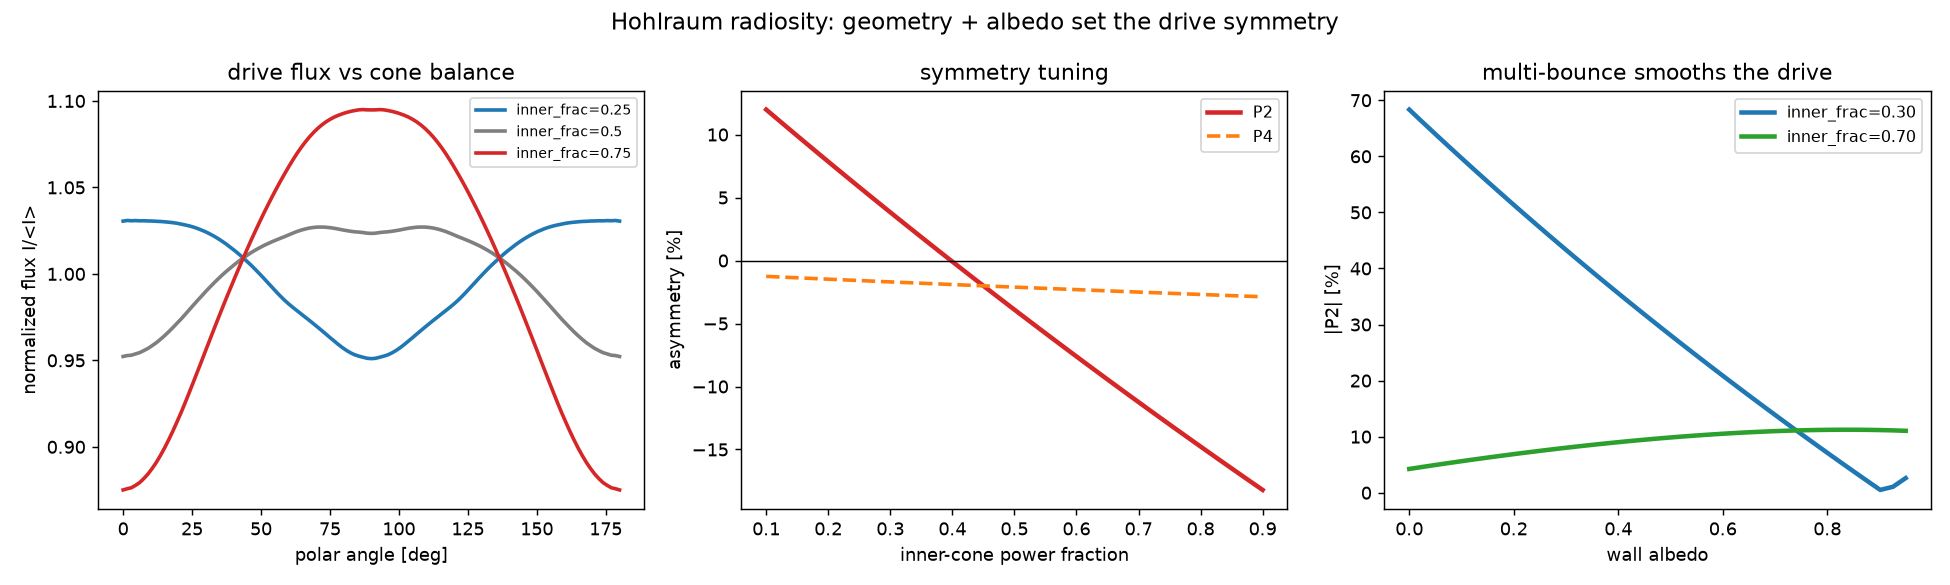

Write the Python code that produced this figure.
r"""
Hohlraum radiation symmetry from a multi-bounce (radiosity) view-factor solve.

hohlraum_asymmetry.py needs a map  geometry -> drive-flux asymmetry a_l.  This
computes it from the actual radiation transport inside the hohlraum.

Picture: a gold cylinder (radius R_h, half-length H) with a laser-entrance hole
(LEH, radius R_leh) at each end.  Laser cones deposit power on the wall -- inner
cones near the waist, outer cones near the LEH.  The wall is a near-blackbody
that RE-EMITS a fraction (the albedo, ~0.85) of every X-ray that lands on it, so
the radiation bounces many times before it escapes through an LEH or is absorbed
by the capsule.  That multi-bounce is what smooths the drive; a designer trades it
against LEH loss and cone pointing.

The transport is a radiosity problem.  Discretize the wall into axisymmetric
rings i with laser input E_i and total emitted power P_i:

    P_i = E_i + albedo * sum_j VF[j->i] P_j      (emit + reflect what arrives)

VF[j->i] is the ring-to-ring view factor (a radiative-exchange integral).  Solve
the linear system for P, get the equilibrium wall brightness B_i = P_i / A_i, and
integrate that brightness onto the capsule:

    I(theta) = sum(wall)  B * max(cosQ,0) * max(cosP,0) / (pi r^2) * dA
    I(theta) = I0 [ 1 + sum_n a_n P_n(cos theta) ]

symmetry(...) returns (a2, a4, a6).  Set albedo=0 to recover single-bounce (only
the raw laser spots drive the capsule -- very asymmetric); raise it and the cavity
smooths.

Run:  python3 hohlraum_viewfactor.py
Deps: numpy, scipy  (matplotlib only for the optional figure)
"""

import numpy as np
from scipy.special import eval_legendre

R_C = 1.0                   # capsule radius sets the length unit; only ratios matter

ALBEDO       = 0.85         # wall X-ray albedo (re-emission fraction)
Z_INNER_FRAC = 0.35         # inner-cone ring axial position on the cylinder (fraction of H)
RING_WIDTH   = 0.12         # Gaussian ring width (fraction of H for z, of R_h for r)

NOMINAL = dict(case_to_capsule=3.0, length_to_diameter=1.5,
               leh_radius_frac=0.50, inner_frac=0.50)


def _wall(geom, nz=60, nphi=48, nr=20):
    """Axisymmetric rings + their azimuthal element cloud.

    Returns rings = (rep_pos, rep_normal, area, E_laser) and
            elems = (pos, normal, dA, ring_index).
    """
    R_h = geom["case_to_capsule"] * R_C
    H   = geom["length_to_diameter"] * R_h
    R_leh = geom["leh_radius_frac"] * R_h
    inner_frac = float(np.clip(geom["inner_frac"], 0.0, 1.0))
    phi = (np.arange(nphi) + 0.5) * 2*np.pi/nphi
    cph, sph = np.cos(phi), np.sin(phi)

    rep_pos, rep_nrm, area, Elas = [], [], [], []
    e_pos, e_nrm, e_dA, e_ring = [], [], [], []
    ring = 0

    # cylinder rings (inner-cone laser deposited here)
    z = np.linspace(-H, H, nz); dz = z[1] - z[0]
    sz = RING_WIDTH * H
    g_in = np.exp(-((z - Z_INNER_FRAC*H)**2)/(2*sz**2)) + np.exp(-((z + Z_INNER_FRAC*H)**2)/(2*sz**2))
    g_in = g_in / g_in.sum()
    a_cyl = 2*np.pi*R_h*dz
    for k in range(nz):
        rep_pos.append([R_h, 0.0, z[k]]); rep_nrm.append([-1.0, 0.0, 0.0])
        area.append(a_cyl); Elas.append(inner_frac * g_in[k])
        e_pos.append(np.stack([R_h*cph, R_h*sph, np.full(nphi, z[k])], axis=1))
        e_nrm.append(np.stack([-cph, -sph, np.zeros(nphi)], axis=1))
        e_dA.append(np.full(nphi, a_cyl/nphi)); e_ring.append(np.full(nphi, ring, int))
        ring += 1

    # end-cap rings (outer-cone laser near the LEH heats the poles)
    r = np.linspace(R_leh, R_h, nr); dr = r[1] - r[0]
    sr = RING_WIDTH * R_h
    g_out = np.exp(-((r - (R_leh + 0.5*sr))**2)/(2*sr**2)); g_out = g_out / g_out.sum()
    for zc, ns in [(H, -1.0), (-H, 1.0)]:
        for m in range(nr):
            a_ann = 2*np.pi*r[m]*dr
            rep_pos.append([r[m], 0.0, zc]); rep_nrm.append([0.0, 0.0, ns])
            area.append(a_ann); Elas.append(0.5 * (1-inner_frac) * g_out[m])
            e_pos.append(np.stack([r[m]*cph, r[m]*sph, np.full(nphi, zc)], axis=1))
            e_nrm.append(np.tile([0.0, 0.0, ns], (nphi, 1)))
            e_dA.append(np.full(nphi, a_ann/nphi)); e_ring.append(np.full(nphi, ring, int))
            ring += 1

    rings = (np.array(rep_pos), np.array(rep_nrm), np.array(area), np.array(Elas))
    elems = (np.concatenate(e_pos), np.concatenate(e_nrm),
             np.concatenate(e_dA), np.concatenate(e_ring))
    return rings, elems


def _view_factor(rings, elems):
    """VF[j, i] = fraction of ring j's emission that lands on ring i."""
    rep_pos, rep_nrm, _, _ = rings
    e_pos, e_nrm, e_dA, e_ring = elems
    nring = rep_pos.shape[0]
    VF = np.zeros((nring, nring))
    for j in range(nring):
        d = e_pos - rep_pos[j]                       # rep_j -> every element
        r2 = np.einsum("ij,ij->i", d, d); r2 = np.where(r2 < 1e-12, np.inf, r2)
        r = np.sqrt(r2)
        cosQ = (d @ rep_nrm[j]) / r                  # emission at rep_j
        cosB = -np.einsum("ij,ij->i", d, e_nrm) / r  # incidence at element
        ker = np.clip(cosQ, 0, None) * np.clip(cosB, 0, None) / (np.pi * r2) * e_dA
        np.add.at(VF[j], e_ring, ker)                # aggregate onto target rings
    return VF


def _brightness(geom, nz=60, nphi=48, nr=20, albedo=ALBEDO):
    """Solve radiosity for the equilibrium wall brightness B (per ring)."""
    rings, elems = _wall(geom, nz, nphi, nr)
    _, _, area, E = rings
    VF = _view_factor(rings, elems)
    # total power: P = E + albedo * VF^T P
    P = np.linalg.solve(np.eye(len(E)) - albedo * VF.T, E)
    B = P / area                                     # brightness per unit area
    return B, elems


def flux_profile(geom, theta, albedo=ALBEDO):
    """Incident flux I(theta) on the capsule from the equilibrium wall brightness."""
    B, (e_pos, e_nrm, e_dA, e_ring) = _brightness(geom, albedo=albedo)
    S = B[e_ring]                                    # source brightness per element
    I = np.empty_like(theta)
    for k, th in enumerate(theta):
        P = R_C * np.array([np.sin(th), 0.0, np.cos(th)])
        nP = np.array([np.sin(th), 0.0, np.cos(th)])
        d = P - e_pos
        r2 = np.einsum("ij,ij->i", d, d); r = np.sqrt(r2)
        cosQ = np.einsum("ij,ij->i", d, e_nrm) / r
        cosP = -(d @ nP) / r
        ker = np.clip(cosQ, 0, None) * np.clip(cosP, 0, None) / (np.pi * r2) * e_dA
        I[k] = np.sum(S * ker)
    return I


def legendre_modes(theta, I, nmax=6):
    mu = np.cos(theta); w = np.sin(theta)
    c0 = np.trapezoid(I * w, theta)
    return {n: (2*n + 1) * np.trapezoid(I * eval_legendre(n, mu) * w, theta) / c0
            for n in range(1, nmax + 1)}


def symmetry(case_to_capsule=3.0, length_to_diameter=1.5,
             leh_radius_frac=0.50, inner_frac=0.50, albedo=ALBEDO, ntheta=61):
    """geometry -> (a2, a4, a6) drive-flux asymmetry amplitudes."""
    geom = dict(case_to_capsule=case_to_capsule, length_to_diameter=length_to_diameter,
                leh_radius_frac=leh_radius_frac, inner_frac=inner_frac)
    theta = np.linspace(1e-4, np.pi - 1e-4, ntheta)
    m = legendre_modes(theta, flux_profile(geom, theta, albedo=albedo))
    return m[2], m[4], m[6]


def report():
    print("=" * 66)
    print("  HOHLRAUM VIEW-FACTOR SYMMETRY  (multi-bounce radiosity)")
    print("=" * 66)
    a2, a4, a6 = symmetry(**NOMINAL)
    theta = np.linspace(1e-4, np.pi-1e-4, 61)
    m = legendre_modes(theta, flux_profile(dict(NOMINAL), theta))
    print(f"  nominal {NOMINAL}, albedo={ALBEDO}")
    print(f"    a2={a2*100:+6.2f}%   a4={a4*100:+6.2f}%   a6={a6*100:+6.2f}%")
    print(f"    odd-mode check (should ~0): a1={m[1]*100:+.1e}%  a3={m[3]*100:+.1e}%")
    print("-" * 66)
    print("  albedo -> multi-bounce smooths the drive (|a2| at fixed cone imbalance):")
    for alb in [0.0, 0.5, 0.8, 0.9, 0.95]:
        a2 = symmetry(inner_frac=0.30, albedo=alb)[0]
        print(f"    albedo = {alb:.2f}   a2(inner_frac=0.30) = {a2*100:+6.2f}%")
    print("-" * 66)
    print("  P2 vs inner/outer cone balance (the symmetry tuning knob):")
    for f in [0.2, 0.35, 0.5, 0.65, 0.8]:
        a2, a4, _ = symmetry(inner_frac=f)
        print(f"    inner_frac = {f:.2f}   a2 = {a2*100:+6.2f}%   a4 = {a4*100:+6.2f}%")
    print("-" * 66)
    print("  P2 vs LEH size (bigger hole -> colder poles):")
    for lrf in [0.35, 0.50, 0.65]:
        print(f"    leh_radius_frac = {lrf:.2f}   a2 = {symmetry(leh_radius_frac=lrf)[0]*100:+6.2f}%")
    fs = np.linspace(0.1, 0.9, 81)
    a2s = np.array([symmetry(inner_frac=f)[0] for f in fs])
    iz = np.argmin(np.abs(a2s))
    print("-" * 66)
    print(f"  symmetric drive (a2~0) at inner_frac = {fs[iz]:.3f}  (a2 = {a2s[iz]*100:+.2f}%)")
    print("=" * 66)


def make_figure(fname="hohlraum_viewfactor.png"):
    try:
        import matplotlib.pyplot as plt
    except Exception as e:
        print(f"[figure skipped: matplotlib unavailable -- {e}]")
        return
    theta = np.linspace(1e-4, np.pi-1e-4, 121)
    fig, ax = plt.subplots(1, 3, figsize=(15, 4.5))

    for f, col in [(0.25, "tab:blue"), (0.5, "tab:gray"), (0.75, "tab:red")]:
        I = flux_profile(dict(NOMINAL, inner_frac=f), theta)
        ax[0].plot(np.degrees(theta), I/I.mean(), col, lw=2, label=f"inner_frac={f}")
    ax[0].set_xlabel("polar angle [deg]"); ax[0].set_ylabel("normalized flux I/<I>")
    ax[0].set_title("drive flux vs cone balance"); ax[0].legend(fontsize=8)

    fs = np.linspace(0.1, 0.9, 50)
    ax[1].plot(fs, [symmetry(inner_frac=f)[0]*100 for f in fs], "tab:red", lw=2.5, label="P2")
    ax[1].plot(fs, [symmetry(inner_frac=f)[1]*100 for f in fs], "tab:orange", lw=2, ls="--", label="P4")
    ax[1].axhline(0, color="k", lw=0.8)
    ax[1].set_xlabel("inner-cone power fraction"); ax[1].set_ylabel("asymmetry [%]")
    ax[1].set_title("symmetry tuning"); ax[1].legend(fontsize=9)

    albs = np.linspace(0.0, 0.95, 40)
    for f, col, lab in [(0.30, "tab:blue", "inner_frac=0.30"), (0.70, "tab:green", "inner_frac=0.70")]:
        ax[2].plot(albs, [abs(symmetry(inner_frac=f, albedo=a)[0])*100 for a in albs], col, lw=2.5, label=lab)
    ax[2].set_xlabel("wall albedo"); ax[2].set_ylabel("|P2| [%]")
    ax[2].set_title("multi-bounce smooths the drive"); ax[2].legend(fontsize=9)

    fig.suptitle("Hohlraum radiosity: geometry + albedo set the drive symmetry", fontsize=13)
    fig.tight_layout(); fig.savefig(fname, dpi=130)
    print(f"Saved figure -> {fname}")


def main():
    report()
    make_figure()


if __name__ == "__main__":
    main()

# ----------------------------------------------------------------------------
# NOTES / simplifications -----------------------------------------------------
# * Multi-bounce radiosity: grey, static, diffuse (Lambertian) walls with a single
#   albedo, axisymmetric rings, laser deposited in Gaussian cone rings, dark LEH
#   holes. Captures the cavity SMOOTHING and how geometry + albedo set the low-mode
#   drive -- what the ML search needs. Not modelled: time-dependent symmetry swing,
#   wall motion / LEH closure, spectral (non-grey) transport, cross-beam energy
#   transfer, and the laser-to-x-ray conversion physics.
# * Validation: odd modes vanish (top/bottom symmetry); raising the albedo shrinks
#   |a2| at fixed cone imbalance (the cavity bounces wash out the spot pattern);
#   cone balance still tunes P2 through zero; a bigger LEH pushes P2 negative.
# ----------------------------------------------------------------------------
